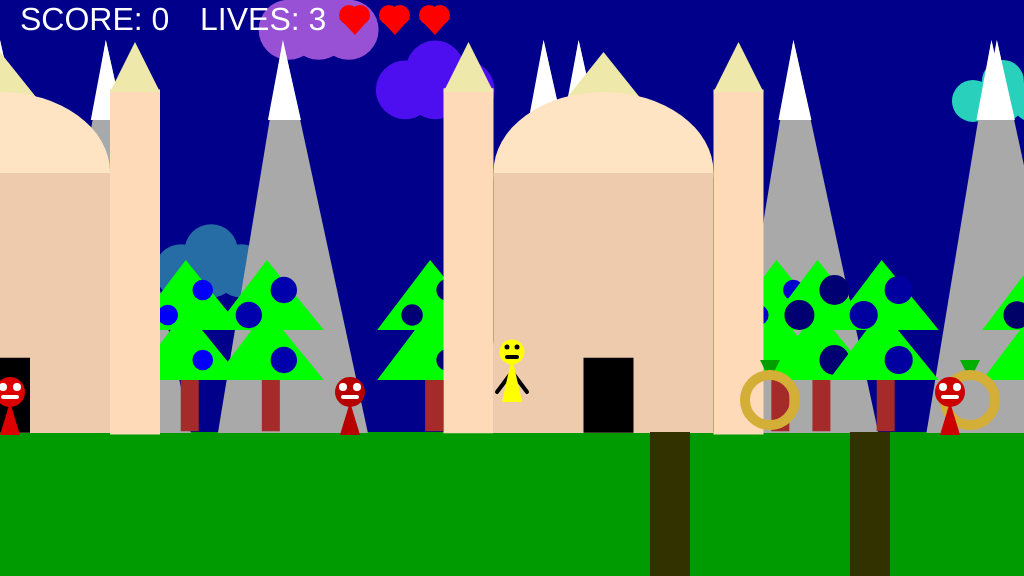
Frame 1 (no input)
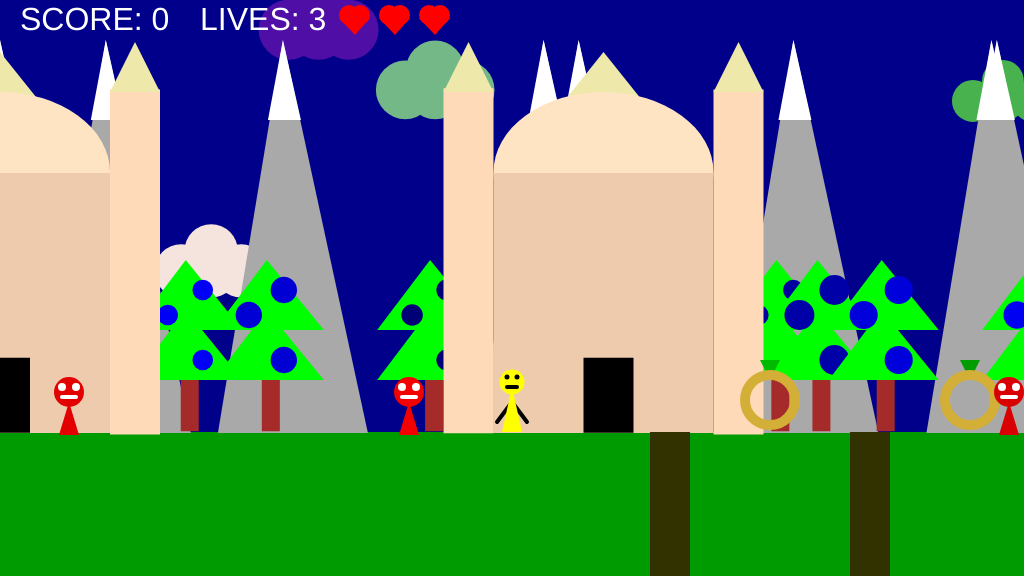
Frame 60 (no input)
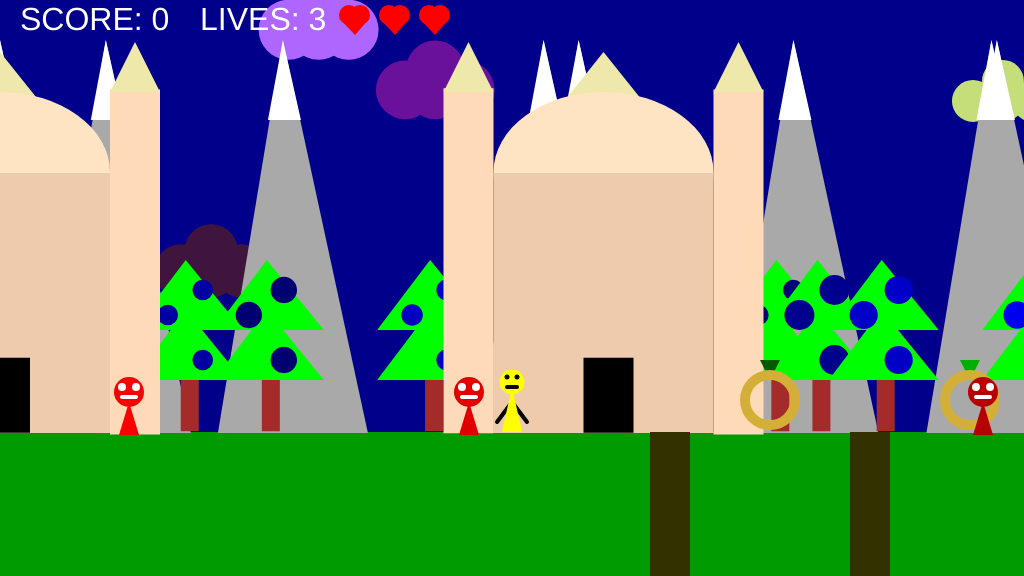
Frame 120 (the mouse pressed at the canvas centre since frame 60)

The p5.js sketch that drew these frames (run headless with seeded random() and noise() and a simulated clock; from frame 60 on, the mouse is pressed at the canvas centre):

// p5.js sketch
// ── sketch.js
/*

The Game Project 5 - Making a complete level

Week 7

*/

var char_x;
var char_y;
var floorPos_y;
var scrollPos;
var realPos;

var isLeft;
var isRight;
var isJumping;
var isFalling;

var clouds;
var mountains;
var trees;
var houseXs;
var house_y;
var t_canyon;
var t_obj;

var score;
var isWon;
var isLost;
var lives;

var enemies;

function setup()
{
	createCanvas(1024, 576);
    floorPos_y = (height * 3/4)-30;
    
    score = 0;
    lives = 3;
    
    startGame();
}

function startGame()
{   
    // Variable to control the background scrolling.
	scrollPos = 0;

	// Variable to store the real position of the gameChar in the game
	// world. Needed for collision detection.
	realPos = char_x - scrollPos;

	// Boolean variables to control the movement of the game character.
	isLeft = false;
	isRight = false;
	isJumping = false;
	isFalling = false;
    isWon = false;
    isLost = false;
    
    char_x = width/2;
	char_y = floorPos_y-30;
    house_y = floorPos_y;

	// Initialise arrays of scenery objects.
    
// houseXs
    
    houseXs = [];
    
    for(var i = 0; i < 25; i++)
    {
        houseXs.push(i * random(500,1000));
    }
    
// clouds 
    
    clouds = [];
    
    for(var i = 0; i < 25; i++)
    {
        clouds.push({pos_x: i * random(100, 200), pos_y: random(floorPos_y - 100), size: random(40,70)});
    }
        
    
// mountains
    
    mountains = [];
    
    for(var i = 0; i < 25; i ++)
    {
        mountains.push({pos_x: i * random(100,200), height: 40});
    }
    
// trees
    
    trees = [];
    
    for(var i = 0; i < 40; i ++)
    {
        trees.push({pos_x: i * random(100,200), height: 260, size: random(20,30)});
    }
    


// Rings
    
    t_obj = [{x_pos: 770, y_pos: 80, size: 50, isFound: false},{x_pos: 970, y_pos: 80, size: 50, isFound: false},{x_pos: 1200, y_pos: 80, size: 50, isFound: false},{x_pos: 1300, y_pos: 80, size: 50, isFound: false},{x_pos: 1500, y_pos: 80, size: 50, isFound: false},{x_pos: 1600, y_pos: 80, size: 50, isFound: false},{x_pos: 1800, y_pos: 80, size: 50, isFound: false}, {x_pos: 1900, y_pos: 80, size: 50, isFound: false}, {x_pos: 2100, y_pos: 80, size: 50, isFound: false}, {x_pos: 2300, y_pos: 80, size: 50, isFound: false}, {x_pos: 2500, y_pos: 80, size: 50, isFound: false},{x_pos: 2700, y_pos: 80, size: 50, isFound: false}];
    

// Canyons
    
    t_canyon = [{x_pos: 300, width: 40},{x_pos: 700, width: 40},{x_pos: 500, width: 40},{x_pos: 1000, width: 100},{x_pos: 1300, width: 70},{x_pos: 1600, width: 70},{x_pos: 1800, width: 70},{x_pos: 2000, width: 120},{x_pos: 2200, width: 100}];
    
    
// Enemies
    
    enemies = [];

    // 1st enemy
    enemies.push(
        {
            x_pos: 10,
            y_pos: floorPos_y,
            x1: 10,
            x2: 150,
            speed: 1,
            size: 30,
            display: function()
            {
                // Draw enemy.
                push();
                fill(random(180,255), 0, 0);
                ellipse(this.x_pos, this.y_pos-10, this.size);
                triangle(this.x_pos-10,this.y_pos+33,this.x_pos+10,this.y_pos+33,this.x_pos, this.y_pos);
                fill(255);
                ellipse(this.x_pos+7,this.y_pos-15,8);
                ellipse(this.x_pos-7,this.y_pos-15,8);
                stroke(255);
                strokeWeight(4);
                line(this.x_pos+7, this.y_pos-5,this.x_pos-7,this.y_pos-5);
                pop();
                
            },
            move: function()
            {
                this.x_pos += this.speed;
                if(this.x_pos < this.x1 || this.x_pos > this.x2)
                {
                    // reverse direction
                    this.speed *= -1;
                }
            },
            checkCharCollision: function()
            {
                if(abs(realPos - this.x_pos) < 20 && abs(char_y - this.y_pos) < 20)
                {
                    playerDied();
                }
            }
        }
    );
    
    
    // 2nd enemy
    enemies.push(
        {
            x_pos: 350,
            y_pos: floorPos_y,
            x1: 350,
            x2: 600,
            speed: 1,
            size: 30,
            display: function()
            {
                // Draw enemy.
                push();
                fill(random(180,255), 0, 0);
                ellipse(this.x_pos, this.y_pos-10, this.size);
                triangle(this.x_pos-10,this.y_pos+33,this.x_pos+10,this.y_pos+33,this.x_pos, this.y_pos);
                fill(255);
                ellipse(this.x_pos+7,this.y_pos-15,8);
                ellipse(this.x_pos-7,this.y_pos-15,8);
                stroke(255);
                strokeWeight(4);
                line(this.x_pos+7, this.y_pos-5,this.x_pos-7,this.y_pos-5);
                pop();
            },
            move: function()
            {
                this.x_pos += this.speed;
                if(this.x_pos < this.x1 || this.x_pos > this.x2)
                {
                    // reverse direction
                    this.speed *= -1;
                }
            },
            checkCharCollision: function()
            {
                if(abs(realPos - this.x_pos) < 20 && abs(char_y - this.y_pos) < 20)
                {
                    playerDied();
                }
            }
        }
    );
    
    
    // 3rd enemy
    enemies.push(
        {
            x_pos: 950,
            y_pos: floorPos_y,
            x1: 900,
            x2: 1025,
            speed: 1,
            size: 30,
            display: function()
            {
                // Draw enemy.
                push();
                fill(random(180,255), 0, 0);
                ellipse(this.x_pos, this.y_pos-10, this.size);
                triangle(this.x_pos-10,this.y_pos+33,this.x_pos+10,this.y_pos+33,this.x_pos, this.y_pos);
                fill(255);
                ellipse(this.x_pos+7,this.y_pos-15,8);
                ellipse(this.x_pos-7,this.y_pos-15,8);
                stroke(255);
                strokeWeight(4);
                line(this.x_pos+7, this.y_pos-5,this.x_pos-7,this.y_pos-5);
                pop();
            },
            move: function()
            {
                this.x_pos += this.speed;
                if(this.x_pos < this.x1 || this.x_pos > this.x2)
                {
                    // reverse direction
                    this.speed *= -1;
                }
            },
            checkCharCollision: function()
            {
                if(abs(realPos - this.x_pos) < 20 && abs(char_y - this.y_pos) < 20)
                {
                    playerDied();
                }
            }
        }
    );
    
    
    // 4th enemy
    enemies.push(
        {
            x_pos: 1300,
            y_pos: floorPos_y,
            x1: 1150,
            x2: 1320,
            speed: 2,
            size: 30,
            display: function()
            {
                // Draw enemy.
                push();
                fill(random(180,255), 0, 0);
                ellipse(this.x_pos, this.y_pos-10, this.size);
                triangle(this.x_pos-10,this.y_pos+33,this.x_pos+10,this.y_pos+33,this.x_pos, this.y_pos);
                fill(255);
                ellipse(this.x_pos+7,this.y_pos-15,8);
                ellipse(this.x_pos-7,this.y_pos-15,8);
                stroke(255);
                strokeWeight(4);
                line(this.x_pos+7, this.y_pos-5,this.x_pos-7,this.y_pos-5);
                pop();
            },
            move: function()
            {
                this.x_pos += this.speed;
                if(this.x_pos < this.x1 || this.x_pos > this.x2)
                {
                    // reverse direction
                    this.speed *= -1;
                }
            },
            checkCharCollision: function()
            {
                if(abs(realPos - this.x_pos) < 20 && abs(char_y - this.y_pos) < 20)
                {
                    playerDied();
                }
            }
        }
    );
    
    
    // 5th enemy
    enemies.push(
        {
            x_pos: 1580,
            y_pos: floorPos_y,
            x1: 1475,
            x2: 1620,
            speed: 1.5,
            size: 30,
            display: function()
            {
                // Draw enemy.
                push();
                fill(random(180,255), 0, 0);
                ellipse(this.x_pos, this.y_pos-10, this.size);
                triangle(this.x_pos-10,this.y_pos+33,this.x_pos+10,this.y_pos+33,this.x_pos, this.y_pos);
                fill(255);
                ellipse(this.x_pos+7,this.y_pos-15,8);
                ellipse(this.x_pos-7,this.y_pos-15,8);
                stroke(255);
                strokeWeight(4);
                line(this.x_pos+7, this.y_pos-5,this.x_pos-7,this.y_pos-5);
                pop();
            },
            move: function()
            {
                this.x_pos += this.speed;
                if(this.x_pos < this.x1 || this.x_pos > this.x2)
                {
                    // reverse direction
                    this.speed *= -1;
                }
            },
            checkCharCollision: function()
            {
                if(abs(realPos - this.x_pos) < 20 && abs(char_y - this.y_pos) < 20)
                {
                    playerDied();
                }
            }
        }
    );
    
    
    // 6th enemy
    enemies.push(
        {
            x_pos: 1870,
            y_pos: floorPos_y,
            x1: 1750,
            x2: 1920,
            speed: 2,
            size: 30,
            display: function()
            {
                // Draw enemy.
                push();
                fill(random(180,255), 0, 0);
                ellipse(this.x_pos, this.y_pos-10, this.size);
                triangle(this.x_pos-10,this.y_pos+33,this.x_pos+10,this.y_pos+33,this.x_pos, this.y_pos);
                fill(255);
                ellipse(this.x_pos+7,this.y_pos-15,8);
                ellipse(this.x_pos-7,this.y_pos-15,8);
                stroke(255);
                strokeWeight(4);
                line(this.x_pos+7, this.y_pos-5,this.x_pos-7,this.y_pos-5);
                pop();
            },
            move: function()
            {
                this.x_pos += this.speed;
                if(this.x_pos < this.x1 || this.x_pos > this.x2)
                {
                    // reverse direction
                    this.speed *= -1;
                }
            },
            checkCharCollision: function()
            {
                if(abs(realPos - this.x_pos) < 20 && abs(char_y - this.y_pos) < 20)
                {
                    playerDied();
                }
            }
        }
    );
    
    
    // 7th enemy
    enemies.push(
        {
            x_pos: 2100,
            y_pos: floorPos_y,
            x1: 2045,
            x2: 2140,
            speed: 1,
            size: 30,
            display: function()
            {
                // Draw enemy.
                push();
                fill(random(180,255), 0, 0);
                ellipse(this.x_pos, this.y_pos-10, this.size);
                triangle(this.x_pos-10,this.y_pos+33,this.x_pos+10,this.y_pos+33,this.x_pos, this.y_pos);
                fill(255);
                ellipse(this.x_pos+7,this.y_pos-15,8);
                ellipse(this.x_pos-7,this.y_pos-15,8);
                stroke(255);
                strokeWeight(4);
                line(this.x_pos+7, this.y_pos-5,this.x_pos-7,this.y_pos-5);
                pop();
            },
            move: function()
            {
                this.x_pos += this.speed;
                if(this.x_pos < this.x1 || this.x_pos > this.x2)
                {
                    // reverse direction
                    this.speed *= -1;
                }
            },
            checkCharCollision: function()
            {
                if(abs(realPos - this.x_pos) < 20 && abs(char_y - this.y_pos) < 20)
                {
                    playerDied();
                }
            }
        }
    );
    
    
}
    

function draw()
{
//	background(100, 155, 255); // fill the sky blue
    background(0, 0, 139);

	noStroke();
	fill(0,155,0);
	rect(0, floorPos_y+30, width, height/4); // draw some green ground

	// Draw clouds.
    push();
    translate(scrollPos * 0.4, 0);
    drawClouds();
    pop();

	// Draw mountains.
    push();
    translate(scrollPos * 0.6, 0);
    drawMountains();
    pop();

	// Draw trees.
    push();
    translate(scrollPos * 0.8, 0);
    drawTrees();
    pop();

	// Draw houses.
    push();
    translate(scrollPos * 0.9, 0);
    drawHouses();
    pop();

	// Draw canyons.
    for(var i = 0; i < t_canyon.length; i++)
    {
    push();
    translate(scrollPos * 1, 0);
    drawCanyon(t_canyon[i]);
    checkCanyon(t_canyon[i]);
    pop();
    }
    
    // Draw pickup items.
    for(var i = 0; i < t_obj.length; i++)
    {
    push();
    translate(scrollPos * 1, 0);
    drawRing(t_obj[i]);
    checkRing(t_obj[i]);
    pop();
    }
    
    // Check for win or if charcter died/lost
    checkPlayerWon();
    checkPlayerDied();

    
    // Draw Enemies
    
    push();
    translate(scrollPos * 1, 0);
    for(var i = 0; i < enemies.length; i++)
    {
        enemies[i].display();
        enemies[i].move();
        enemies[i].checkCharCollision();
    }
    pop();
    
    
	// Draw game character.
	drawGameChar();
    
    // Score on screen
    fill(255);
    noStroke();
    textSize(32);
    text("SCORE: " + score, 20, 30);
    
    // Lives remaining on screen
    fill(255);
    noStroke();
    textSize(32);
    text("LIVES: " + lives, 200, 30);
    
    // tokens
    for(var i = 0; i < lives; i++)
    {
        fill(255,0,0);
        ellipse(349+i*40,15,20,20);
        ellipse(360+i*40,15,20,20);
        triangle(339+i*40,18,370+i*40,18,355+i*40,35);
    }


    // Conditionals for isWon/isLost
    if(isLost == true && lives == 0)
    {
        background(0,20,0);
        createCanvas(1024,576);
        fill(255,0,0);
        noStroke();
        textStyle(BOLD);
        textSize(40);
        text("Game over - you're crap. Press space to continue", 10, 300);
        textSize(40);
        text("Final score: " + score, 300, 400);
        text("Lives Remaining: " + lives, 270,460)
        console.log('LOSER');
        return;
    } 
    
    if(isWon == true && lives > 0) 
    {
        createCanvas(1024,576);
        fill(0,255,0);
        noStroke();
        textStyle(BOLD);
        textSize(40);
        text("WELL DONE - you won. Press space to continue", 10, 300);
        textSize(40);
        text("Final score: " + score, 300, 400);
        text("Lives Remaining: " + lives, 270,460)
        console.log('WINNER');
        return;
   }
    
    
	// Logic to make the game character move or the background scroll.
	if(isLeft)
	{
			if(char_x > width * 0.2)
			{
					char_x -= 5;
			}
			else
			{
					scrollPos += 5;
			}
	}

	if(isRight)
	{
			if(char_x < width * 0.8)
			{
					char_x  += 5;
			}
			else
			{
					scrollPos -= 5; // negative for moving against the background
			}
	}

	// Logic to make the game character rise and fall.
	if(char_y < floorPos_y)
	{
			char_y += 2;
			isJumping = true;
	}
	else
	{
			isJumping = false;
	}

	if(isFalling)
	{
			char_y += 5;
	}

	// Update real position of gameChar for collision detection.
	realPos = char_x - scrollPos;
}


// ---------------------
// Key control functions
// ---------------------

function keyPressed(){

		// console.log(keyCode);
		// console.log(key);
    
    if(isLost || isWon)
{
    if(key == ' ')
    {
        nextLevel();
    }
    return;
}
    

	if(key == 'A' || keyCode == 37)
	{
			isLeft = true;
	}

	if(key == 'D' || keyCode == 39)
	{
			isRight = true;
	}

	if(key == ' ' || key == 'W')
	{
			if(!isJumping)
			{
					char_y -= 100;
			}
	}
}

function keyReleased(){

	if(key == 'A' || keyCode == 37)
	{
		isLeft = false;
	}

	if(key == 'D' || keyCode == 39)
	{
		isRight = false;
	}

}


// ------------------------------
// Game character render function
// ------------------------------

// Function to draw the game character.

function drawGameChar()
{
	// draw game character
    if(isLeft && isJumping)
    {
        
    // add your jumping-left code
    stroke(0);
    strokeWeight(4);
    //arms
    line(char_x-6,char_y+8,char_x-26,char_y-27);
    line(char_x+20,char_y+26,char_x+5,char_y+8);
    noStroke();
    fill(255,255,0);
    // head
    ellipse(char_x,char_y-20,25,25);
     //body
    triangle(char_x,char_y-15,char_x-10,char_y+30,char_x+10,char_y+30);
    stroke(0);
    fill(0);
    // mouth
    line(char_x,char_y-15,char_x-10,char_y-15); 
    noStroke();
    fill(0);
    // eyes
    ellipse(char_x,char_y-25,5,5); 
    ellipse(char_x-10,char_y-25,5,5);  
        

    }
    
    else if(isRight && isJumping)
    {
        
    // add your jumping-right code
    stroke(0);
    strokeWeight(4);
    //arms
    line(char_x+6,char_y+8,char_x+26,char_y-27);
    line(char_x-20,char_y+26,char_x-5,char_y+8);
    noStroke();
    fill(255,255,0);
    // head
    ellipse(char_x,char_y-20,25,25);
     //body
    triangle(char_x,char_y-15,char_x-10,char_y+30,char_x+10,char_y+30);
    stroke(0);
    fill(0);
    // mouth
    line(char_x,char_y-15,char_x+10,char_y-15); 
    noStroke();
    fill(0);
    // eyes
    ellipse(char_x,char_y-25,5,5); 
    ellipse(char_x+10,char_y-25,5,5);  
        
    
    }
    
    
    else if(isLeft)
    {
        
    // add your walking left code
    noStroke();    
    fill(255,255,0);
    ellipse(char_x,char_y-20,25,25);// head
    triangle(char_x,char_y-15,char_x-10,char_y+30,char_x+10,char_y+30); //body
    stroke(0);
    strokeWeight(4);
    line(char_x+10,char_y+10,char_x+20,char_y+10);
    line(char_x+10,char_y,char_x+20,char_y);
    line(char_x+10,char_y+20,char_x+20,char_y+20);
    line(char_x,char_y-15,char_x-10,char_y-15); // mouth
    noStroke();
    fill(0);
    ellipse(char_x-5,char_y-25,5,5); // eye
    
        
    }
    
    else if(isRight)
    {
        
    // add your walking right code
    noStroke();
    fill(255,255,0);
    ellipse(char_x,char_y-20,25,25);// head
    triangle(char_x,char_y-15,char_x-10,char_y+30,char_x+10,char_y+30); //body
    stroke(0);
    strokeWeight(4);
    line(char_x-10,char_y+10,char_x-20,char_y+10);
    line(char_x-10,char_y,char_x-20,char_y);
    line(char_x-10,char_y+20,char_x-20,char_y+20);
    line(char_x,char_y-15,char_x+10,char_y-15); // mouth
    noStroke();
    fill(0);
    ellipse(char_x+5,char_y-25,5,5); // eye
        
       
    }
    
    else if(isJumping || isFalling)
    {
        
    // add your jumping facing forwards code
    stroke(0);
    strokeWeight(4);
    // arms
    line(char_x-5,char_y+10,char_x-25,char_y-30); 
    line(char_x-5,char_y+28,char_x+25,char_y-30); 
    // head
    noStroke();
    fill(255,255,0);
    ellipse(char_x,char_y-20,25,25); 
    //body
    triangle(char_x,char_y-15,char_x-10,char_y+30,char_x+10,char_y+30); 
    // eyes
    fill(0); 
    ellipse(char_x-5,char_y-25,5,5);
    ellipse(char_x+5,char_y-25,5,5);
    // mouth
    noStroke(0); 
    fill(255,0,0)
    ellipse(char_x,char_y-15,10,10);
    }
    
    else
    {
    
    // add your standing front facing code
    stroke(0);
    strokeWeight(4);
    line(char_x,char_y,char_x-15,char_y+20); //arms
    line(char_x,char_y,char_x+15,char_y+20);   
    noStroke();
    fill(255,255,0);
    ellipse(char_x,char_y-20,25,25); //head
    triangle(char_x,char_y-15,char_x-10,char_y+30,char_x+10,char_y+30); //body
    fill(0); // eyes
    ellipse(char_x-5,char_y-25,5,5);
    ellipse(char_x+5,char_y-25,5,5);
    stroke(0); // mouth
    line(char_x-5,char_y-15,char_x+5,char_y-15);
    
    }
} 

// ---------------------------
// Background render functions
// ---------------------------

// Function to draw cloud objects.
function drawClouds()
{
    for(var i=0; i < clouds.length; i++)
    {
    noStroke();
    fill(random(0,255),random(0,255),random(0,255));
    ellipse(clouds[i].pos_x, clouds[i].pos_y, clouds[i].size);
    ellipse(clouds[i].pos_x+30, clouds[i].pos_y, clouds[i].size);
    ellipse(clouds[i].pos_x+60, clouds[i].pos_y, clouds[i].size);
    ellipse(clouds[i].pos_x+30, clouds[i].pos_y-20, clouds[i].size);
    }
}

// Function to draw mountains objects.
function drawMountains()
{
    for(var i=0; i < mountains.length; i++)
    {
    // mountain     
    fill(169); 
    triangle(mountains[i].pos_x,mountains[i].height,mountains[i].pos_x+85,mountains[i].height+393,mountains[i].pos_x-65,mountains[i].height+393);
    // snow 
    fill(255);
    triangle(mountains[i].pos_x,mountains[i].height,mountains[i].pos_x-15,mountains[i].height+80,mountains[i].pos_x+18,mountains[i].height+80);
    }
}

// Function to draw trees objects.
function drawTrees()
{
    for(var i=0; i < trees.length; i++)
    {
    noStroke();
    fill(165,42,42); 
    rect(trees[i].pos_x-5,height * 1.075 - 340,18,152);
    fill(0,255,0);
    triangle(trees[i].pos_x,trees[i].height,trees[i].pos_x-53,trees[i].height+70,trees[i].pos_x+57,trees[i].height+70);
    triangle(trees[i].pos_x,trees[i].height+50,trees[i].pos_x-53,trees[i].height+120,trees[i].pos_x+57,trees[i].height+120);
    // cherries
    fill(0,0,random(100,250)); 
    ellipse(trees[i].pos_x+17,trees[i].height+30,trees[i].size); 
    ellipse(trees[i].pos_x+17,trees[i].height+100,trees[i].size);
    ellipse(trees[i].pos_x-18,trees[i].height+55,trees[i].size);
    }
}

// Function to draw houses objects.
function drawHouses()
{
    for(var i=0; i < houseXs.length; i++)
    { 
    noStroke();
    // centre triangle
    fill(238,232,170);
    triangle(houseXs[i],house_y - 350,houseXs[i] - 40,house_y - 300,houseXs[i] + 40,house_y - 300);
    
    // dome 
    fill(255,228,196); 
    ellipse(houseXs[i] ,house_y - 230,220,160);
    
    // house box
    fill(238,203,173); 
    rect(houseXs[i]  - 110,house_y * 1.48 - 422,220,260);
    
    // columns
    fill(255,218,185); 
    rect(houseXs[i]  - 160,house_y * 1.09 - 350,50,345);
    rect(houseXs[i]  + 110,height * 0.815 - 380,50,345);
    
     // little triangles
    fill(238,232,170); 
    triangle(houseXs[i]  - 135,house_y - 360,houseXs[i]  - 160,house_y - 310,houseXs[i]  - 110,house_y - 310);
    triangle(houseXs[i]  + 135,house_y - 360,houseXs[i]  + 110,house_y - 310,houseXs[i]  + 160,house_y - 310); 
    
    // door
    fill(0); 
    rect(houseXs[i]  - 20,house_y * 2.9 - 808,50,75);
    }
    pop();
}


// ---------------------------------
// Canyon render and check functions
// ---------------------------------

// Function to draw canyon objects.

function drawCanyon(t_canyon)
{
    fill(50,50,0);
    rect(t_canyon.x_pos+350, floorPos_y+30, t_canyon.width, height - floorPos_y);
}

// Function to check character is over a canyon.

function checkCanyon(t_canyon)
{
    if(realPos > t_canyon.x_pos+350 && realPos < t_canyon.x_pos+ 350 + t_canyon.width)
    {
      if(char_y >= floorPos_y)
      {
      console.log("canyon")
      isFalling = true;
      }
    }

    if(isFalling)
    {
       char_y +=2;
    }
}

// ----------------------------------
// Pick-up render and check functions
// ----------------------------------

// Function to draw pick-up objects.
function drawRing(t_obj)
{
    if(t_obj.isFound == false) 
    {
    fill(0,random(50,255),0);
    noStroke();    
    triangle(t_obj.x_pos-10,t_obj.y_pos+280,t_obj.x_pos+10,t_obj.y_pos+280,t_obj.x_pos,t_obj.y_pos+300);
    stroke(212,175,55);
    strokeWeight(10);
    fill(212,175,55,0);
    ellipse(t_obj.x_pos,t_obj.y_pos+320,t_obj.size,t_obj.size);
    }
}

// Function to check character has picked up an item.
function checkRing(t_obj)
{
    if(realPos < t_obj.x_pos + t_obj.size && realPos > t_obj.x_pos - t_obj.size) 
    {
      
//      if(char_y >= floorPos_y-30) 
//      {
//      console.log("found")
//      t_obj.isFound = true;
//      }
        
      if(!t_obj.isFound)
      {
            t_obj.isFound = true;
            score += 1;
            console.log(score);
      }
        
    }
}


function checkPlayerWon() 
{
    if(score == t_obj.length)
    {
        isWon = true;
        console.log('you won');
    }
    
}


function checkPlayerDied()
{
    if(char_y >  height)
    {
        playerDied();
    }
    
}


function playerDied()
{
        console.log('you died');
        if(lives > 0)
        {
            startGame();
            lives -= 1;
            console.log('lost a life');
            console.log(lives);
        }
        else
        {
            isLost = true;
            console.log('you lost');
        }
        
        if(lives == 0)
        {
            isLost = true;
        }   

    
}



function nextLevel()
{
    // DO NOT CHANGE THIS FUNCTION!
    console.log('next level');
}
